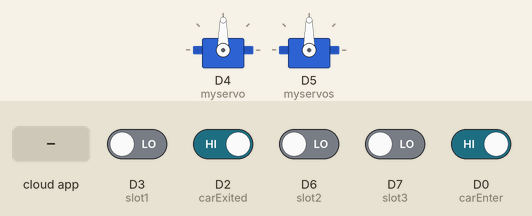
A sketch run on a simulated ESP8266 (NodeMCU). Parts: 2 × servo. The test bench sets the inputs (shaded band); at power-on: D0 (carEnter), D2 (carExited) HIGH, D3 (slot1), D6 (slot2), D7 (slot3) LOW. WiFi joins after 1.5 s; servers stay silent unless stated; network time is answered at once with the bench clock; the local clock reads 2024-03-15 10:24:30 at power-on unless the sketch sets it; no MQTT or app messages arrive unless stated; what the sketch prints to the serial monitor is not drawn.

Above: at 3.7 s.
3.8 s: D2 (carExited) driven LOW
At 4.8 s:
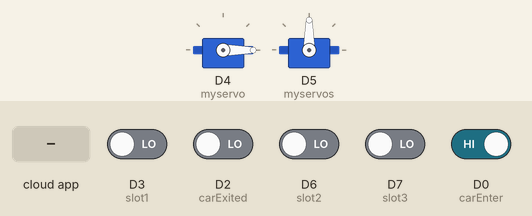
5.6 s: D0 (carEnter) driven LOW
At 8.8 s:
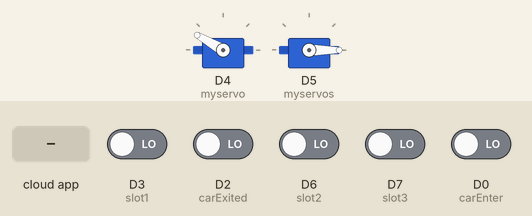
11.6 s: D0 (carEnter) driven HIGH
At 14.5 s:
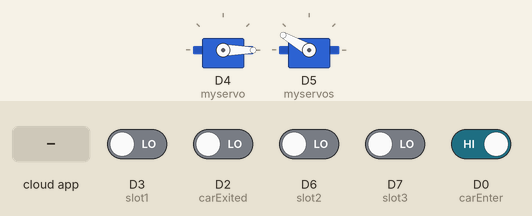
14.6 s: the phone or cloud app sets EntryGate to 1
At 17.4 s:
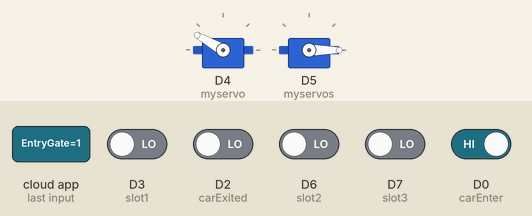
17.6 s: D3 (slot1) driven HIGH and D2 (carExited) driven HIGH
20.6 s: D6 (slot2) driven HIGH
Timing chart, 0 to 23.1 s (numbered marks = the images above; inputs shaded):
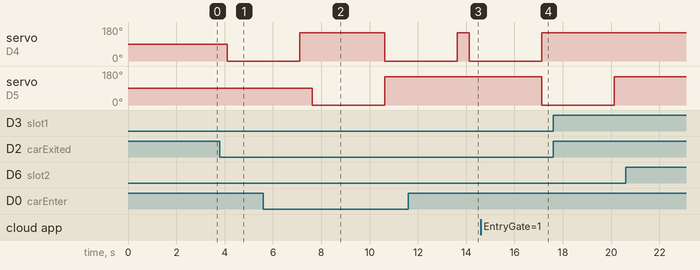

Measured:
- after the input at 3.8 s, servo on D4 (myservo): 90° → 0° after 0.32 s
- after the input at 5.6 s, servo on D5 (myservos): 90° → 0° after 2.0 s, → 150° 3.0 s later
- after the input at 11.6 s, servo on D5 (myservos): stays 150° (without the input it goes to 0° after 2.5 s)
- after the input at 14.6 s, servo on D5 (myservos): 150° → 0° after 2.5 s
- after the input at 20.6 s, every drawn part: stays the same

The sketch:

new_code.ino
```cpp
#include <ESP8266WiFi.h>
#include <Servo.h>
#include <NTPClient.h>
#include <WiFiUdp.h>
#include <Adafruit_MQTT.h>
#include <Adafruit_MQTT_Client.h>

const char* ssid = "realme narzo 30 5G";  // Enter your WiFi Name
const char* pass = "Its Sk CooL";        // Enter your WiFi Password

#define MQTT_SERV "io.adafruit.com"
#define MQTT_PORT 1883
#define MQTT_NAME "swas_4_kul"
#define MQTT_PASS "aio_Peju97zNUkM0umlSgrotANiK0OaC"

WiFiUDP ntpUDP;
NTPClient timeClient(ntpUDP, "pool.ntp.org", 19800, 60000);
Servo myservo;         // Servo for entry gate
Servo myservos;        // Servo for exit gate

const int carEnter = D0;   // Entry sensor
const int carExited = D2;  // Exit sensor
const int slot3 = D7;
const int slot2 = D6;
const int slot1 = D3;

int count = 0;
int CLOSE_ANGLE = 150;  // The closing angle of the servo motor arm
int OPEN_ANGLE = 0;    // The opening angle of the servo motor arm
int hh, mm, ss;
String h, m, EntryTimeSlot1, ExitTimeSlot1, EntryTimeSlot2, ExitTimeSlot2, EntryTimeSlot3, ExitTimeSlot3;
boolean entrysensor, exitsensor, s1, s2, s3;
boolean s1_occupied = false;
boolean s2_occupied = false;
boolean s3_occupied = false;

WiFiClient client;
Adafruit_MQTT_Client mqtt(&client, MQTT_SERV, MQTT_PORT, MQTT_NAME, MQTT_PASS);

// Set up the feed you're subscribing to
Adafruit_MQTT_Subscribe EntryGate = Adafruit_MQTT_Subscribe(&mqtt, MQTT_NAME "/f/EntryGate");
Adafruit_MQTT_Subscribe ExitGate = Adafruit_MQTT_Subscribe(&mqtt, MQTT_NAME "/f/ExitGate");

// Set up the feed you're publishing to
Adafruit_MQTT_Publish CarsParked = Adafruit_MQTT_Publish(&mqtt, MQTT_NAME "/f/CarsParked");
Adafruit_MQTT_Publish EntrySlot1 = Adafruit_MQTT_Publish(&mqtt, MQTT_NAME "/f/EntrySlot1");
Adafruit_MQTT_Publish ExitSlot1 = Adafruit_MQTT_Publish(&mqtt, MQTT_NAME "/f/ExitSlot1");
Adafruit_MQTT_Publish EntrySlot2 = Adafruit_MQTT_Publish(&mqtt, MQTT_NAME "/f/EntrySlot2");
Adafruit_MQTT_Publish ExitSlot2 = Adafruit_MQTT_Publish(&mqtt, MQTT_NAME "/f/ExitSlot2");
Adafruit_MQTT_Publish EntrySlot3 = Adafruit_MQTT_Publish(&mqtt, MQTT_NAME "/f/EntrySlot3");
Adafruit_MQTT_Publish ExitSlot3 = Adafruit_MQTT_Publish(&mqtt, MQTT_NAME "/f/ExitSlot3");

void setup() {
  delay(1000);
  Serial.begin(9600);
  mqtt.subscribe(&EntryGate);
  mqtt.subscribe(&ExitGate);
  timeClient.begin();
  myservo.attach(D4);      // Servo pin to D4
  myservos.attach(D5);     // Servo pin to D5
  pinMode(carExited, INPUT);
  pinMode(carEnter, INPUT);
  pinMode(slot1, INPUT);
  pinMode(slot2, INPUT);
  pinMode(slot3, INPUT);

  WiFi.begin(ssid, pass);
  Serial.print("Connecting to ");
  Serial.println(ssid);

  while (WiFi.status() != WL_CONNECTED) {
    Serial.print(".");
    delay(500);
  }

  Serial.println();
  Serial.print("Connected to ");
  Serial.println(ssid);
  Serial.print("IP Address: ");
  Serial.println(WiFi.localIP());
}

void loop() {
  MQTT_connect();
  timeClient.update();
  hh = timeClient.getHours();
  mm = timeClient.getMinutes();
  ss = timeClient.getSeconds();
  h = String(hh);
  m = String(mm);
  h = h + ":" + m;

  entrysensor = !digitalRead(carEnter);
  exitsensor = !digitalRead(carExited);
  s1 = digitalRead(slot1);
  s2 = digitalRead(slot2);
  s3 = digitalRead(slot3);

  if (entrysensor == 1) {
    count = count + 1;
    myservos.write(OPEN_ANGLE);
    delay(3000);
    myservos.write(CLOSE_ANGLE);
  }

  if (exitsensor == 1) {
    count = count - 1;
    myservo.write(OPEN_ANGLE);
    delay(3000);
    myservo.write(CLOSE_ANGLE);
  }

  if (!CarsParked.publish(count)) {}

  if (s1 == 1 && !s1_occupied) {
    Serial.println("Availabile1");
    EntryTimeSlot1 = h;
    s1_occupied = true;
    if (!EntrySlot1.publish((char*)EntryTimeSlot1.c_str())) {}
  }

  if (s1 == 0 && s1_occupied) {
    Serial.println("Occupied1");
    ExitTimeSlot1 = h;
    s1_occupied = false;
    if (!ExitSlot1.publish((char*)ExitTimeSlot1.c_str())) {}
  }

  if (s2 == 1 && !s2_occupied) {
    Serial.println("Available2");
    EntryTimeSlot2 = h;
    s2_occupied = true;
    if (!EntrySlot2.publish((char*)EntryTimeSlot2.c_str())) {}
  }

  if (s2 == 0 && s2_occupied) {
    Serial.println("Occupied2");
    ExitTimeSlot2 = h;
    s2_occupied = false;
    if (!ExitSlot2.publish((char*)ExitTimeSlot2.c_str())) {}
  }

  if (s3 == 1 && !s3_occupied) {
    Serial.println("Available3");
    EntryTimeSlot3 = h;
    s3_occupied = true;
    if (!EntrySlot3.publish((char*)EntryTimeSlot3.c_str())) {}
  }

  if (s3 == 0 && s3_occupied) {
    Serial.println("Occupied3");
    ExitTimeSlot3 = h;
    s3_occupied = false;
    if (!ExitSlot3.publish((char*)ExitTimeSlot3.c_str())) {}
  }

  Adafruit_MQTT_Subscribe *subscription;
  while ((subscription = mqtt.readSubscription(500))) {
    if (subscription == &EntryGate) {
      int value = atoi((char*)EntryGate.lastread);
      if (value == 1) {
        myservos.write(OPEN_ANGLE);
        delay(3000);
        myservos.write(CLOSE_ANGLE);
      }
    }
    if (subscription == &ExitGate) {
      int value = atoi((char*)ExitGate.lastread);
      if (value == 1) {
        myservo.write(OPEN_ANGLE);
        delay(3000);
        myservo.write(CLOSE_ANGLE);
      }
    }
  }
}

void MQTT_connect() {
  int8_t ret;

  if (mqtt.connected()) {
    return;
  }

  Serial.print("Connecting to MQTT... ");

  uint8_t retries = 3;
  while ((ret = mqtt.connect()) != 0) {
    Serial.println(mqtt.connectErrorString(ret));
    Serial.println("Retrying MQTT connection in 5 seconds...");
    mqtt.disconnect();
    delay(5000);
    retries--;
    if (retries == 0) {
      while (1);
    }
  }

  Serial.println("MQTT Connected!");
}
```
